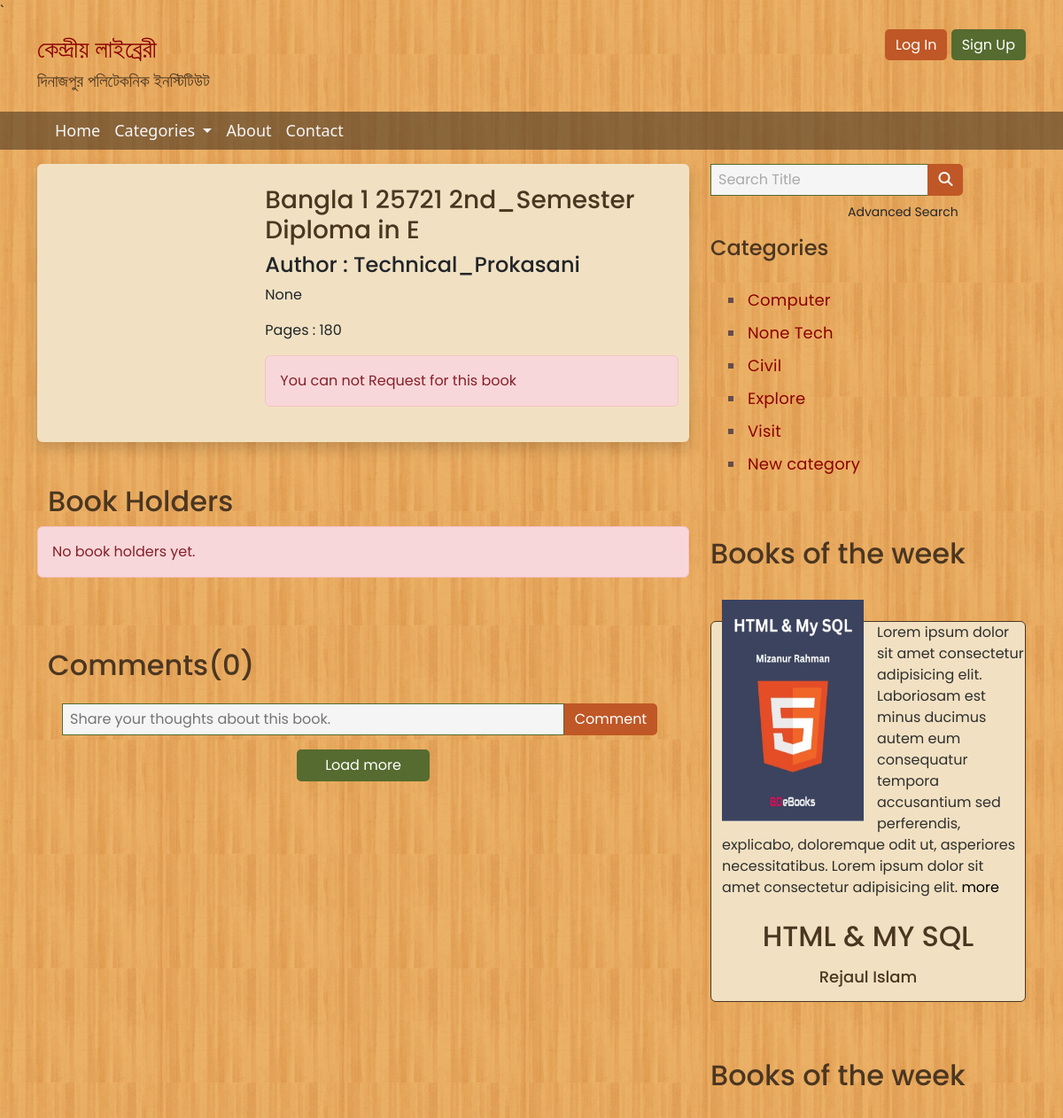
The page /main/book/3 (upper part) on the database as committed earlier.
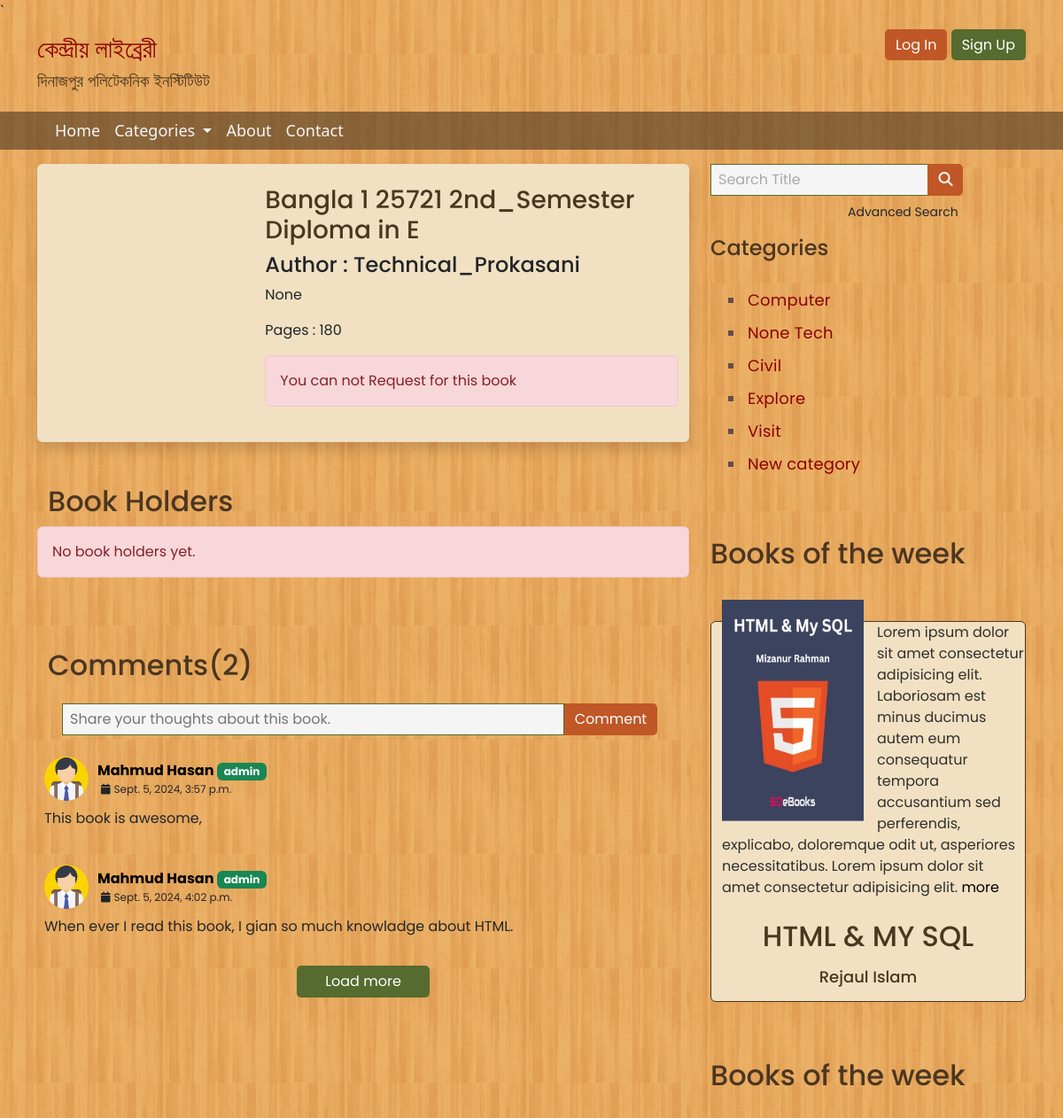
The same page on the database as committed later.
### main/models.py (models this page shows, shortened)
class Book(models.Model):
    title = models.CharField(max_length=100, blank=False, null=False)
    slug = AutoSlugField(populate_from='title', unique=True, null=True, blank=True)
    author = models.CharField(max_length=100, blank=False, null=False)
    desc = models.TextField(blank=True, null=True)
    category = models.ForeignKey(Category, on_delete=models.CASCADE, related_name="books")
    image = models.ImageField(upload_to='books', blank=True, null=True)
    pages = models.IntegerField(blank=True, null=True)
    count = models.IntegerField(blank=True, null=True, default=1)
    book_id = models.CharField(max_length=20, blank=True, null=True)
    issued = models.IntegerField(default=0)

class Category(models.Model):
    name = models.CharField(max_length=100)
    desc = models.TextField()
    def __str__(self):
        return self.name

class Comment(models.Model):
    student = models.ForeignKey('accounts.StudentProfile', on_delete=models.CASCADE)
    book = models.ForeignKey('main.Book', on_delete=models.CASCADE)
    text = models.TextField(blank=True, null=True)
    parent = models.ForeignKey("self", on_delete=models.CASCADE, null=True, blank=True )
    add_at = models.DateTimeField(auto_now_add=True)
    updated_at = models.DateTimeField(auto_now=True)

### accounts/models.py (models this page shows, shortened)
class StudentProfile(models.Model):
    user = models.OneToOneField(User, on_delete=models.CASCADE)
    shift = models.CharField(max_length=20, blank=True, null=True)
    department = models.CharField(max_length=50, blank=True, null=True)
    roll = models.CharField(max_length=50, blank=True, null=True, default="000000")
    name_bangla = models.CharField(max_length=50, blank=True, null=True)
    name = models.CharField(max_length=50, blank=True, null=True, default="")
    father_name = models.CharField(max_length=50, blank=True, null=True)
    mother_name = models.CharField(max_length=50, blank=True, null=True)
    address = models.CharField(max_length=50, blank=True, null=True)
    post_office = models.CharField(max_length=50, blank=True, null=True)
    upazila = models.CharField(max_length=50, blank=True, null=True)
    district = models.CharField(max_length=50, blank=True, null=True)
    number = models.CharField(max_length=50, blank=True, null=True)
    parent_number = models.CharField(max_length=50, blank=True, null=True)
    blood_group = models.CharField(max_length=50, blank=True, null=True)
    technology_code = models.CharField(max_length=50, blank=True, null=True)
    semester = models.CharField(max_length=50, blank=True, null=True)
    birth_date = models.DateField(blank=True, null=True)
    ssc_roll = models.CharField(max_length=50, blank=True, null=True)
    image = models.ImageField(upload_to="student", null=True, blank=True)
    signature = models.ImageField(upload_to="signature", null=True, blank=True)
    parent_signature = models.ImageField(upload_to="signature", null=True, blank=True)
    policy_agreement = models.BooleanField(default=True)
    is_active = models.BooleanField(default=False)

### main/views.py (the view)
# urls.py: path("book/<int:book_id>", views.book, name="book"),
def book(request, book_id):
    book = Book.objects.get(pk=book_id)
    book_holders = book.bookrequest_set.filter(status="received")
    return render(request, "readBooks.html", {"book": book, "book_holders": book_holders})

### main/context_processors.py (called while the page is built)
def categories(request):
    return {
        'categories': Category.objects.all()
    }

def account_alert(request):
    try:
        request.user.studentprofile
        return {}
    except:
        if not request.user.is_authenticated:
            return {}
        if request.user.is_staff:
            return {}
        return {
                'account_alert': 'Your account is not complete. Please fill in your details.'
            }

### templates/readBooks.html (shortened to what this page needs)
{% extends 'base.html' %}
{% load static %}
{% block body %}
    <main class="read_books mt-3">
        <div class="container">
            <div class="row shadow rounded py-3" style="background: #F1E1C2;">
                <div class="col-4">
                </div>
                <div class="col-8 py-2">
                    <h3>{{ book.title }}</h3>
                    <h4>Author : {{ book.author }}</h4>
                    <p>{{ book.desc }}</p>
                    <p>Pages : {{ book.pages }}</p>
                    {% if not user.is_staff and user.studentprofile.is_active %}
                        <form action="{% url 'main:request_book' %}" method="post">
                        {% csrf_token %}
                        <button class="btn btn-success" type="submit">Request for this book</button>
                            <input type="hidden" value="{{ book.id }}" name="book_id">
                            <input type="number" class="form-control w-25 d-inline" name="days" value="3">
                        </form>
                    {% else %}
                    <div class="alert alert-danger">You can not Request for this book</div>
                    {% endif %}
                </div>
            </div>
            <div class="row my-5">
                <h2>Book Holders</h2>
                <table class="table table-borderless">
                {% if book_holders %}
                    <thead>
                    <tr>
                        <th scope="col">#</th>
                        <th scope="col">Name</th>
                        <th scope="col">Issue Date</th>
                        <th scope="col">Time Remaining</th>
                    </tr>
                    </thead>
                    <tbody>
                    {% for item in book_holders %}
                    <tr>
                        <th scope="row">1</th>
                        <td>{{ item.student.name }}</td>
                        <td>{{ item.issue_date }}</td>
                        <td>{{ item.book_time }} Days</td>
                    </tr>
                    {% endfor %}
                    {% else %}
                    <div class="alert alert-danger">
                        No book holders yet.
                    </div>
                    {% endif %}
                </table>
            </div>
            <div class="row">
                <h2>Comments({{book.comment_set.count}})</h2>
                <form action="{% url 'main:add_comment' %}" method="post">
                <div class="row my-2 mx-2 p-2" >
                    <div class="col-10" style="padding: 0 !important;">
                        <input type="text" class="comment-input" name="comment" placeholder="Share your thoughts about this book." >
                    </div>
                    <div class="col-2" style="padding: 0 !important;">
                        <input type="submit" class="my-btn-secondary my-btn-right" value="Comment"  >
                    </div><input type="hidden" name="book_id" value="{{ book.id }}">
                </div>
        </form>
        {% for comment in book.comment_set.all %}
        {% include 'components/comment.html' %}
        {% endfor %}
            </div>
            <div class="col-12 " style="position: relative;">
                <button class="my-btn-primary" style="width: 150px; position: absolute;left: 0; right: 0; margin: auto;">Load more</button>
            </div>
        </div>
    </main>
{% endblock %}

### templates/base.html (shortened to what the changed rows need)
<!DOCTYPE html>
<html lang="en">
<head>
    {% load static %}
    <link href="https://cdn.jsdelivr.net/npm/bootstrap@5.3.2/dist/css/bootstrap.min.css" rel="stylesheet"
/>
    <link rel="stylesheet" href="https://cdnjs.cloudflare.com/ajax/libs/font-awesome/6.5.1/css/all.min.css"
/>
    <link rel="stylesheet" href="https://cdnjs.cloudflare.com/ajax/libs/slick-carousel/1.9.0/slick.min.css"
/>
    <link rel="stylesheet" href="https://cdnjs.cloudflare.com/ajax/libs/slick-carousel/1.9.0/slick-theme.min.css"
/>
    <link rel="stylesheet" href="{% static 'css/main.css' %}"/>
    <link rel="stylesheet" href="{% static 'css/custom.css' %}"/>
</head>
<body>
<header id="myHeader">
    <div class="container">
        <div class="row d-flex justify-content-between">
            <div class="col-lg-5 col-md-5 col-sm-6 col-6">
                <div class="web_logo">
                    <a href="{% url 'index' %}">
                        <h1>কেন্দ্রীয় লাইব্রেরী</h1>
                    </a>
                    <a href="https://dpi.edu.bd/">
                        <h2>দিনাজপুর পলিটেকনিক ইনস্টিটিউট</h2>
                    </a>
                </div>
            </div>
        </div>
    </div>
</header>
<main class="main_area">
    <div class="container">
        <div class="row">
            <div class="col-lg-8 col-xl-8 col-md-12 col-sm-12 ">
                {% block body %}{% endblock %}
            </div>
            <div class="col-lg-4 col-xl-4 col-md-12 col-sm-12 col-12 my-3">
                <div class="row">
                    <div class="col-lg-12 col-xl-12 col-md-12 col-sm-12 col-12">
                        <div class="find_catagory">
                            <ul>
                                {% for category in categories %}
                                    <li>
                                        <a href="{% url 'main:book_by_category' category.name %}">{{ category }}</a>
                                    </li>
                                {% endfor %}
                            </ul>
                        </div>
                    </div>
                </div>
                <div class="row">
                    <div class="col-lg-12 col-xl-12 col-md-6 col-sm-12 col-12 mt-3">
                        <h2 class="py-5 mb-2">Books of the week</h2>
                        <div class="top_books_and_focus">
                            <div class="top_books_and_focus_down">
                                <div class="writer_name">
                                    <h2 class="books_name text-center pt-2">HTML & MY SQL</h2>
                                </div>
                            </div>
                        </div>
                    </div>
                    <div class="col-lg-12 col-xl-12 col-md-6 col-sm-12 col-12 mt-3">
                        <h2 class="py-5 mb-2">Books of the week</h2>
                    </div>
                </div>
            </div>
        </div>
    </div>
</main>
</body>
</html>

### templates/components/comment.html
{% load static %}
<div class="row">
    <div class="col-12 p-2">
        <div class="row">
        <div style="width: 60px;">
            <img src="{% static 'img/library_member_img/profile.png' %}" alt="" style="height: 50px; width: 50px; border-radius: 50%;">
        </div>
        <div class="col-7 my-1">
            <a href="#" class="fw-bold">{{comment.student.name}} <div class="badge text-bg-success">admin</div></a>
            <div class="" style="font-size: 12px;"><i class="fa fa-calendar mx-1"></i>{{comment.add_at}}</div>
        </div>
    </div>
        <p class="py-2">
            {{comment.text}}
        </p>
    </div>
</div>

Rows that differ between the two databases and show on the page:
computed for Book "Bangla 1 25721 2nd_Semester Diploma in E": comment_set.count "0" → "2"
added Comment: student.name "Mahmud Hasan", add_at "Sept. 5, 2024, 3:57 p.m.", text "This book is awesome,"
added Comment: student.name "Mahmud Hasan", add_at "Sept. 5, 2024, 4:02 p.m.", text "When ever I read this book, I gian so much knowladge about HTML."
